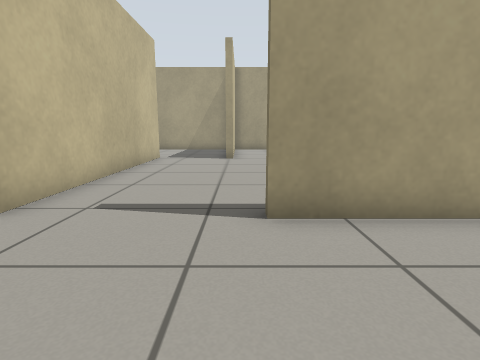
View 1 (above)

16 first-person views from a walk through a robot-simulator world made for Gazebo. The camera is 0.63 m above the floor, tilts 10° down and sees 80° across. The floor is counted in squares, 0.5 m on a side. Each view is taken from the middle of a square. On the plan, view 1 faces up. The plan holds only what a view shows up to about 13 squares ahead; the rest is blank.

View 2
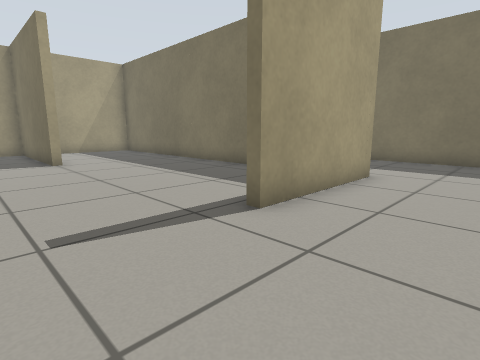

View 3
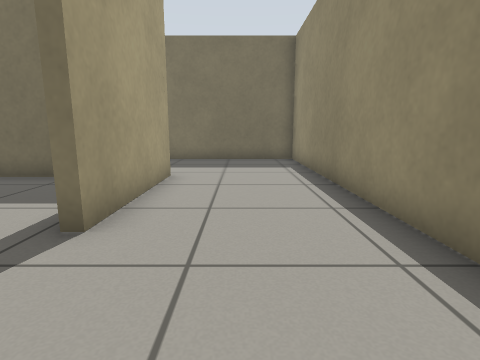

View 4
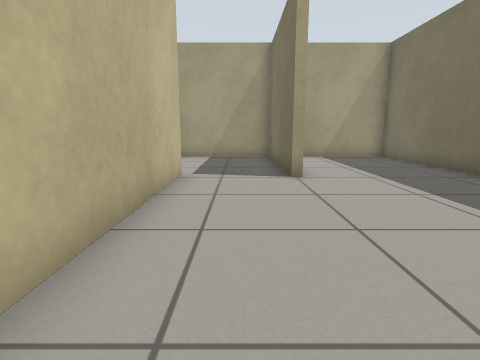

View 5
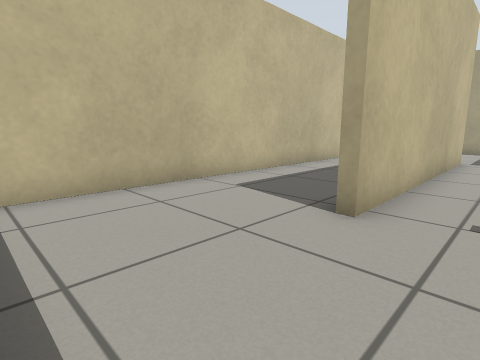

View 6
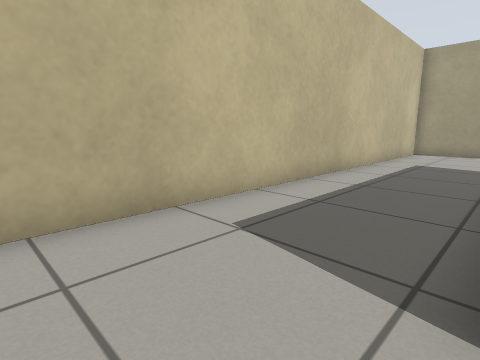

View 7
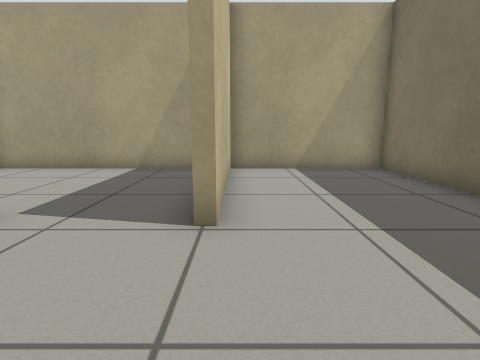

View 8
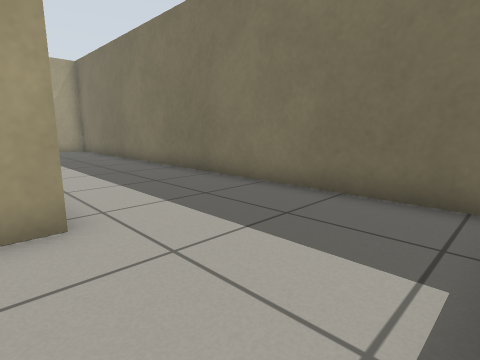

View 9
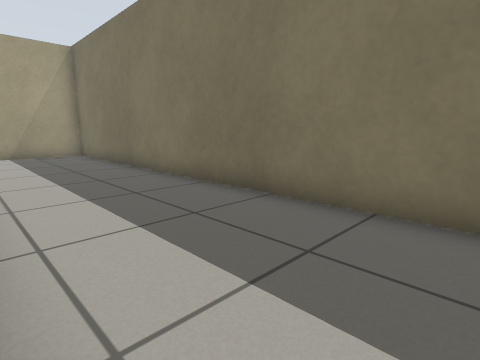

View 10
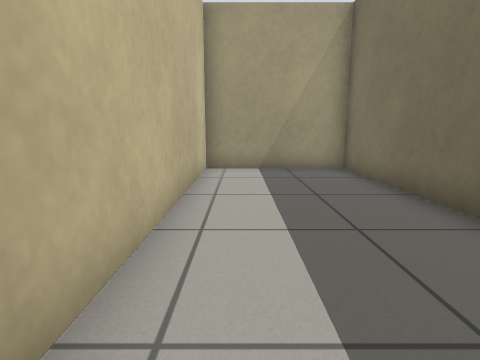

View 11
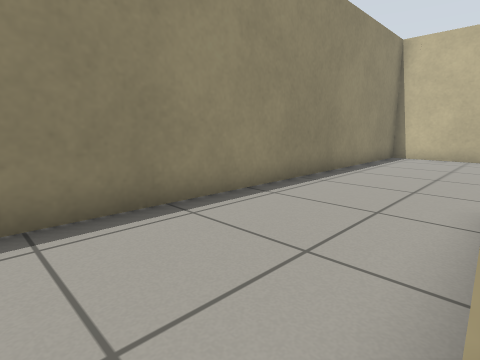

View 12
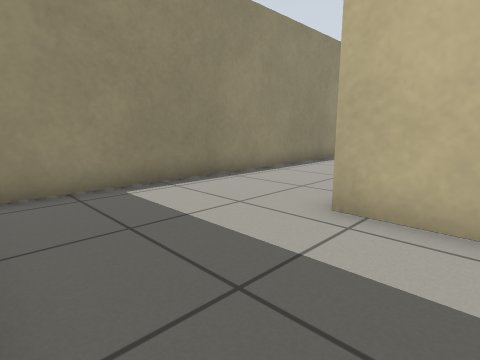

View 13
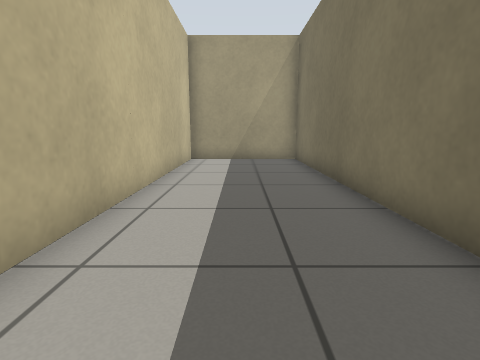

View 14
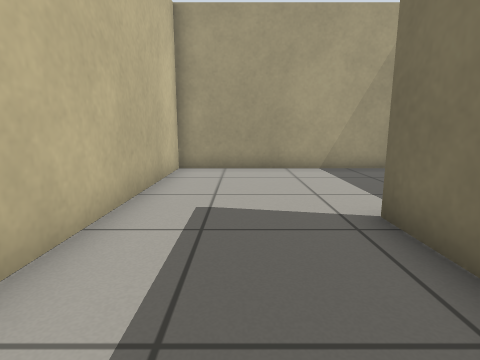

View 15
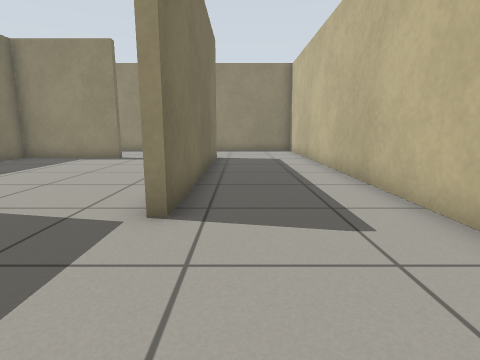

View 16
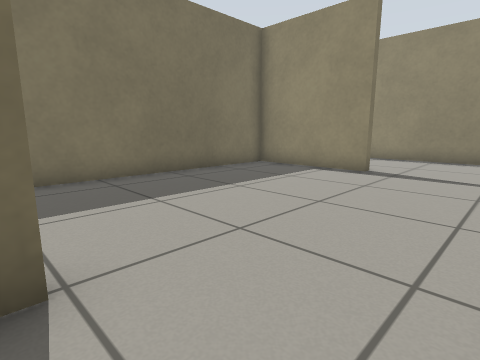

### Floor plan
Ten units are one square. View 1 is at (0, 0); x grows to the right and y downward. Boxes are objects, and circles mark ways between rooms. Rooms are numbered by the first view taken in them; rooms with no view inside come last. Other rooms are left out.
<svg viewBox="-85 -188 184 196">
<path fill="none" stroke="#000" d="M49 -58 49 -39 4 -39M4 -42 46 -42 46 -183 -3 -183 -3 -126M-36 -131 -36 -40M-80 -34 -80 3 94 3 94 -183 49 -183 49 -83M-6 -126 -6 -183 -80 -183 -80 -34M-39 -41 -39 -131"/>
<circle cx="-25" cy="-130" r="3" fill="#2a7"/>
<circle cx="-60" cy="-43" r="3" fill="#2a7"/>
<text x="30" y="-80">1</text>
<text x="-50" y="-120">2</text>
</svg>
Room 1 opens to room 2.

Where each view was taken, in squares from view 1:
view 1: 0 up, 0 right, facing up
view 2: 1 up, 3 left, facing up-right
view 3: 2 up, 3 left, facing right
view 4: 5 up, 2 left, facing up
view 5: 0 up, 2 left, facing up-left
view 6: 2 up, 4 left, facing up-left
view 7: 9 up, 0 right, facing up
view 8: 0 up, 4 right, facing up-right
view 9: 3 up, 5 right, facing up-right
view 10: 9 up, 6 right, facing up
view 11: 4 up, 6 right, facing down-left
view 12: 6 up, 9 right, facing down-left
view 13: 6 up, 7 right, facing up
view 14: 9 up, 6 left, facing up
view 15: 17 up, 5 left, facing down
view 16: 13 up, 3 left, facing down-right
